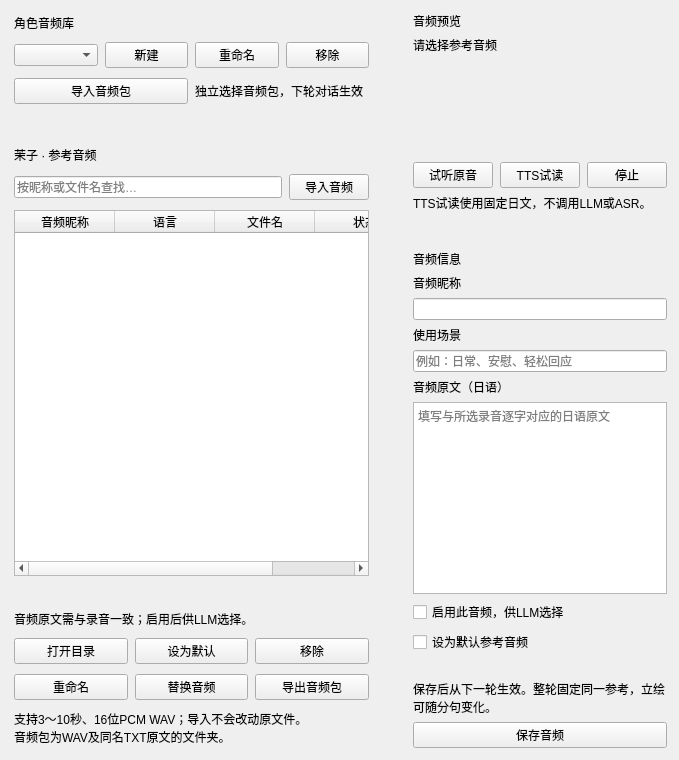
<?xml version="1.0" encoding="UTF-8"?>
<ui version="4.0">
  <class>AudioResourcesPage</class>
  <widget class="QWidget" name="audioResourcesPage">
    <property name="pageContent" stdset="0">
      <bool>true</bool>
    </property>
    <layout class="QHBoxLayout" name="audioResourceColumns" stretch="7,4">
      <property name="leftMargin">
        <number>0</number>
      </property>
      <property name="topMargin">
        <number>0</number>
      </property>
      <property name="rightMargin">
        <number>0</number>
      </property>
      <property name="bottomMargin">
        <number>0</number>
      </property>
      <property name="spacing">
        <number>18</number>
      </property>
      <item>
        <widget class="QWidget" name="audioResourceLeft">
          <layout class="QVBoxLayout" name="audioResourceLeftLayout" stretch="0,1">
            <property name="leftMargin">
              <number>0</number>
            </property>
            <property name="topMargin">
              <number>0</number>
            </property>
            <property name="rightMargin">
              <number>0</number>
            </property>
            <property name="bottomMargin">
              <number>0</number>
            </property>
            <property name="spacing">
              <number>14</number>
            </property>
            <item>
              <widget class="QFrame" name="audioPackCard">
                <property name="uiCard" stdset="0">
                  <bool>true</bool>
                </property>
                <layout class="QVBoxLayout" name="audioPackCardLayout">
                  <property name="leftMargin">
                    <number>14</number>
                  </property>
                  <property name="topMargin">
                    <number>14</number>
                  </property>
                  <property name="rightMargin">
                    <number>14</number>
                  </property>
                  <property name="bottomMargin">
                    <number>14</number>
                  </property>
                  <property name="spacing">
                    <number>10</number>
                  </property>
                  <item>
                    <widget class="QLabel" name="audioPackCardTitle">
                      <property name="text">
                        <string>角色音频库</string>
                      </property>
                      <property name="textFormat">
                        <enum>Qt::TextFormat::PlainText</enum>
                      </property>
                      <property name="cardTitle" stdset="0">
                        <bool>true</bool>
                      </property>
                    </widget>
                  </item>
                  <item>
                    <widget class="QWidget" name="audioPackRow">
                      <layout class="QHBoxLayout" name="audioPackRowLayout">
                        <property name="leftMargin">
                          <number>0</number>
                        </property>
                        <property name="topMargin">
                          <number>0</number>
                        </property>
                        <property name="rightMargin">
                          <number>0</number>
                        </property>
                        <property name="bottomMargin">
                          <number>0</number>
                        </property>
                        <property name="spacing">
                          <number>7</number>
                        </property>
                        <item>
                          <widget class="QComboBox" name="audioPackCombo" />
                        </item>
                        <item>
                          <widget class="QPushButton" name="audioNewPackButton">
                            <property name="text">
                              <string>新建</string>
                            </property>
                          </widget>
                        </item>
                        <item>
                          <widget class="QPushButton" name="audioRenamePackButton">
                            <property name="text">
                              <string>重命名</string>
                            </property>
                          </widget>
                        </item>
                        <item>
                          <widget class="QPushButton" name="audioRemovePackButton">
                            <property name="text">
                              <string>移除</string>
                            </property>
                          </widget>
                        </item>
                      </layout>
                    </widget>
                  </item>
                  <item>
                    <widget class="QWidget" name="audioPackActions">
                      <layout class="QHBoxLayout" name="audioPackActionsLayout">
                        <property name="leftMargin">
                          <number>0</number>
                        </property>
                        <property name="topMargin">
                          <number>0</number>
                        </property>
                        <property name="rightMargin">
                          <number>0</number>
                        </property>
                        <property name="bottomMargin">
                          <number>0</number>
                        </property>
                        <property name="spacing">
                          <number>7</number>
                        </property>
                        <item>
                          <widget class="QPushButton" name="audioImportPackButton">
                            <property name="text">
                              <string>导入音频包</string>
                            </property>
                            <property name="accent" stdset="0">
                              <string>blue</string>
                            </property>
                          </widget>
                        </item>
                        <item>
                          <widget class="QLabel" name="audioPackHint">
                            <property name="text">
                              <string>独立选择音频包，下轮对话生效</string>
                            </property>
                            <property name="tone" stdset="0">
                              <string>muted</string>
                            </property>
                            <property name="textFormat">
                              <enum>Qt::TextFormat::PlainText</enum>
                            </property>
                            <property name="wordWrap">
                              <bool>true</bool>
                            </property>
                          </widget>
                        </item>
                      </layout>
                    </widget>
                  </item>
                </layout>
              </widget>
            </item>
            <item>
              <widget class="QFrame" name="audioLibraryCard">
                <property name="uiCard" stdset="0">
                  <bool>true</bool>
                </property>
                <layout class="QVBoxLayout" name="audioLibraryCardLayout">
                  <property name="leftMargin">
                    <number>14</number>
                  </property>
                  <property name="topMargin">
                    <number>14</number>
                  </property>
                  <property name="rightMargin">
                    <number>14</number>
                  </property>
                  <property name="bottomMargin">
                    <number>14</number>
                  </property>
                  <property name="spacing">
                    <number>10</number>
                  </property>
                  <item>
                    <widget class="QLabel" name="audioLibraryCardTitle">
                      <property name="text">
                        <string>茉子 · 参考音频</string>
                      </property>
                      <property name="textFormat">
                        <enum>Qt::TextFormat::PlainText</enum>
                      </property>
                      <property name="cardTitle" stdset="0">
                        <bool>true</bool>
                      </property>
                    </widget>
                  </item>
                  <item>
                    <widget class="QWidget" name="audioSearchRow">
                      <layout class="QHBoxLayout" name="audioSearchRowLayout">
                        <property name="leftMargin">
                          <number>0</number>
                        </property>
                        <property name="topMargin">
                          <number>0</number>
                        </property>
                        <property name="rightMargin">
                          <number>0</number>
                        </property>
                        <property name="bottomMargin">
                          <number>0</number>
                        </property>
                        <property name="spacing">
                          <number>7</number>
                        </property>
                        <item>
                          <widget class="QLineEdit" name="audioSearchEdit">
                            <property name="placeholderText">
                              <string>按昵称或文件名查找…</string>
                            </property>
                          </widget>
                        </item>
                        <item>
                          <widget class="QPushButton" name="audioImportButton">
                            <property name="text">
                              <string>导入音频</string>
                            </property>
                            <property name="accent" stdset="0">
                              <string>blue</string>
                            </property>
                          </widget>
                        </item>
                      </layout>
                    </widget>
                  </item>
                  <item>
                    <widget class="QTableWidget" name="audioResourceTable">
                      <property name="alternatingRowColors">
                        <bool>true</bool>
                      </property>
                      <property name="showGrid">
                        <bool>false</bool>
                      </property>
                      <column>
                        <property name="text">
                          <string>音频昵称</string>
                        </property>
                      </column>
                      <column>
                        <property name="text">
                          <string>语言</string>
                        </property>
                      </column>
                      <column>
                        <property name="text">
                          <string>文件名</string>
                        </property>
                      </column>
                      <column>
                        <property name="text">
                          <string>状态</string>
                        </property>
                      </column>
                    </widget>
                  </item>
                  <item>
                    <widget class="QLabel" name="audioResourceCount">
                      <property name="text">
                        <string />
                      </property>
                      <property name="tone" stdset="0">
                        <string>muted</string>
                      </property>
                      <property name="textFormat">
                        <enum>Qt::TextFormat::PlainText</enum>
                      </property>
                    </widget>
                  </item>
                  <item>
                    <widget class="QLabel" name="audioResourceStatus">
                      <property name="text">
                        <string>音频原文需与录音一致；启用后供LLM选择。</string>
                      </property>
                      <property name="tone" stdset="0">
                        <string>muted</string>
                      </property>
                      <property name="textFormat">
                        <enum>Qt::TextFormat::PlainText</enum>
                      </property>
                      <property name="wordWrap">
                        <bool>true</bool>
                      </property>
                    </widget>
                  </item>
                  <item>
                    <widget class="QWidget" name="audioResourceActions1">
                      <layout class="QHBoxLayout" name="audioResourceActions1Layout">
                        <property name="leftMargin">
                          <number>0</number>
                        </property>
                        <property name="topMargin">
                          <number>0</number>
                        </property>
                        <property name="rightMargin">
                          <number>0</number>
                        </property>
                        <property name="bottomMargin">
                          <number>0</number>
                        </property>
                        <property name="spacing">
                          <number>7</number>
                        </property>
                        <item>
                          <widget class="QPushButton" name="audioOpenFolderButton">
                            <property name="text">
                              <string>打开目录</string>
                            </property>
                          </widget>
                        </item>
                        <item>
                          <widget class="QPushButton" name="audioDefaultButton">
                            <property name="text">
                              <string>设为默认</string>
                            </property>
                          </widget>
                        </item>
                        <item>
                          <widget class="QPushButton" name="audioRemoveButton">
                            <property name="text">
                              <string>移除</string>
                            </property>
                            <property name="accent" stdset="0">
                              <string>danger</string>
                            </property>
                          </widget>
                        </item>
                      </layout>
                    </widget>
                  </item>
                  <item>
                    <widget class="QWidget" name="audioResourceActions2">
                      <layout class="QHBoxLayout" name="audioResourceActions2Layout">
                        <property name="leftMargin">
                          <number>0</number>
                        </property>
                        <property name="topMargin">
                          <number>0</number>
                        </property>
                        <property name="rightMargin">
                          <number>0</number>
                        </property>
                        <property name="bottomMargin">
                          <number>0</number>
                        </property>
                        <property name="spacing">
                          <number>7</number>
                        </property>
                        <item>
                          <widget class="QPushButton" name="audioRenameButton">
                            <property name="text">
                              <string>重命名</string>
                            </property>
                          </widget>
                        </item>
                        <item>
                          <widget class="QPushButton" name="audioReplaceButton">
                            <property name="text">
                              <string>替换音频</string>
                            </property>
                          </widget>
                        </item>
                        <item>
                          <widget class="QPushButton" name="audioExportPackButton">
                            <property name="text">
                              <string>导出音频包</string>
                            </property>
                          </widget>
                        </item>
                      </layout>
                    </widget>
                  </item>
                  <item>
                    <widget class="QLabel" name="audioImportHint">
                      <property name="text">
                        <string>支持3～10秒、16位PCM WAV；导入不会改动原文件。
音频包为WAV及同名TXT原文的文件夹。</string>
                      </property>
                      <property name="tone" stdset="0">
                        <string>muted</string>
                      </property>
                      <property name="textFormat">
                        <enum>Qt::TextFormat::PlainText</enum>
                      </property>
                      <property name="wordWrap">
                        <bool>true</bool>
                      </property>
                    </widget>
                  </item>
                </layout>
              </widget>
            </item>
          </layout>
        </widget>
      </item>
      <item>
        <widget class="QWidget" name="audioResourceRight">
          <layout class="QVBoxLayout" name="audioResourceRightLayout">
            <property name="leftMargin">
              <number>0</number>
            </property>
            <property name="topMargin">
              <number>0</number>
            </property>
            <property name="rightMargin">
              <number>0</number>
            </property>
            <property name="bottomMargin">
              <number>0</number>
            </property>
            <property name="spacing">
              <number>14</number>
            </property>
            <item>
              <widget class="QFrame" name="audioPreviewCard">
                <property name="uiCard" stdset="0">
                  <bool>true</bool>
                </property>
                <layout class="QVBoxLayout" name="audioPreviewCardLayout">
                  <property name="leftMargin">
                    <number>12</number>
                  </property>
                  <property name="topMargin">
                    <number>12</number>
                  </property>
                  <property name="rightMargin">
                    <number>12</number>
                  </property>
                  <property name="bottomMargin">
                    <number>12</number>
                  </property>
                  <property name="spacing">
                    <number>6</number>
                  </property>
                  <item>
                    <widget class="QLabel" name="audioPreviewCardTitle">
                      <property name="text">
                        <string>音频预览</string>
                      </property>
                      <property name="textFormat">
                        <enum>Qt::TextFormat::PlainText</enum>
                      </property>
                      <property name="cardTitle" stdset="0">
                        <bool>true</bool>
                      </property>
                    </widget>
                  </item>
                  <item>
                    <widget class="QLabel" name="audioPreviewName">
                      <property name="text">
                        <string>请选择参考音频</string>
                      </property>
                      <property name="textFormat">
                        <enum>Qt::TextFormat::PlainText</enum>
                      </property>
                    </widget>
                  </item>
                  <item>
                    <widget class="QLabel" name="audioPreviewFile">
                      <property name="text">
                        <string />
                      </property>
                      <property name="tone" stdset="0">
                        <string>muted</string>
                      </property>
                      <property name="textFormat">
                        <enum>Qt::TextFormat::PlainText</enum>
                      </property>
                      <property name="wordWrap">
                        <bool>true</bool>
                      </property>
                    </widget>
                  </item>
                  <item>
                    <widget class="QLabel" name="audioWaveform">
                      <property name="minimumSize">
                        <size>
                          <width>0</width>
                          <height>56</height>
                        </size>
                      </property>
                      <property name="maximumHeight">
                        <number>56</number>
                      </property>
                    </widget>
                  </item>
                  <item>
                    <widget class="QLabel" name="audioPreviewMetadata">
                      <property name="text">
                        <string />
                      </property>
                      <property name="tone" stdset="0">
                        <string>muted</string>
                      </property>
                      <property name="textFormat">
                        <enum>Qt::TextFormat::PlainText</enum>
                      </property>
                    </widget>
                  </item>
                  <item>
                    <widget class="QWidget" name="audioPreviewButtons">
                      <layout class="QHBoxLayout" name="audioPreviewButtonsLayout">
                        <property name="leftMargin">
                          <number>0</number>
                        </property>
                        <property name="topMargin">
                          <number>0</number>
                        </property>
                        <property name="rightMargin">
                          <number>0</number>
                        </property>
                        <property name="bottomMargin">
                          <number>0</number>
                        </property>
                        <property name="spacing">
                          <number>7</number>
                        </property>
                        <item>
                          <widget class="QPushButton" name="audioRawPreviewButton">
                            <property name="text">
                              <string>试听原音</string>
                            </property>
                          </widget>
                        </item>
                        <item>
                          <widget class="QPushButton" name="audioTTSPreviewButton">
                            <property name="text">
                              <string>TTS试读</string>
                            </property>
                            <property name="accent" stdset="0">
                              <string>blue</string>
                            </property>
                          </widget>
                        </item>
                        <item>
                          <widget class="QPushButton" name="audioStopPreviewButton">
                            <property name="text">
                              <string>停止</string>
                            </property>
                          </widget>
                        </item>
                      </layout>
                    </widget>
                  </item>
                  <item>
                    <widget class="QLabel" name="audioPreviewStatus">
                      <property name="text">
                        <string>TTS试读使用固定日文，不调用LLM或ASR。</string>
                      </property>
                      <property name="tone" stdset="0">
                        <string>muted</string>
                      </property>
                      <property name="textFormat">
                        <enum>Qt::TextFormat::PlainText</enum>
                      </property>
                      <property name="wordWrap">
                        <bool>true</bool>
                      </property>
                    </widget>
                  </item>
                </layout>
              </widget>
            </item>
            <item>
              <widget class="QFrame" name="audioInfoCard">
                <property name="uiCard" stdset="0">
                  <bool>true</bool>
                </property>
                <layout class="QVBoxLayout" name="audioInfoCardLayout">
                  <property name="leftMargin">
                    <number>12</number>
                  </property>
                  <property name="topMargin">
                    <number>12</number>
                  </property>
                  <property name="rightMargin">
                    <number>12</number>
                  </property>
                  <property name="bottomMargin">
                    <number>12</number>
                  </property>
                  <property name="spacing">
                    <number>6</number>
                  </property>
                  <item>
                    <widget class="QLabel" name="audioInfoCardTitle">
                      <property name="text">
                        <string>音频信息</string>
                      </property>
                      <property name="textFormat">
                        <enum>Qt::TextFormat::PlainText</enum>
                      </property>
                      <property name="cardTitle" stdset="0">
                        <bool>true</bool>
                      </property>
                    </widget>
                  </item>
                  <item>
                    <widget class="QLabel" name="audioNameLabel">
                      <property name="text">
                        <string>音频昵称</string>
                      </property>
                      <property name="textFormat">
                        <enum>Qt::TextFormat::PlainText</enum>
                      </property>
                    </widget>
                  </item>
                  <item>
                    <widget class="QLineEdit" name="audioNicknameEdit" />
                  </item>
                  <item>
                    <widget class="QLabel" name="audioSceneLabel">
                      <property name="text">
                        <string>使用场景</string>
                      </property>
                      <property name="textFormat">
                        <enum>Qt::TextFormat::PlainText</enum>
                      </property>
                    </widget>
                  </item>
                  <item>
                    <widget class="QLineEdit" name="audioSceneEdit">
                      <property name="placeholderText">
                        <string>例如：日常、安慰、轻松回应</string>
                      </property>
                    </widget>
                  </item>
                  <item>
                    <widget class="QLabel" name="audioPromptLabel">
                      <property name="text">
                        <string>音频原文（日语）</string>
                      </property>
                      <property name="textFormat">
                        <enum>Qt::TextFormat::PlainText</enum>
                      </property>
                    </widget>
                  </item>
                  <item>
                    <widget class="QPlainTextEdit" name="audioPromptEdit">
                      <property name="placeholderText">
                        <string>填写与所选录音逐字对应的日语原文</string>
                      </property>
                      <property name="minimumSize">
                        <size>
                          <width>0</width>
                          <height>68</height>
                        </size>
                      </property>
                      <property name="maximumHeight">
                        <number>90</number>
                      </property>
                    </widget>
                  </item>
                  <item>
                    <widget class="QCheckBox" name="audioEnabledCheck">
                      <property name="text">
                        <string>启用此音频，供LLM选择</string>
                      </property>
                    </widget>
                  </item>
                  <item>
                    <widget class="QCheckBox" name="audioDefaultCheck">
                      <property name="text">
                        <string>设为默认参考音频</string>
                      </property>
                    </widget>
                  </item>
                  <item>
                    <widget class="QLabel" name="audioAllowedNames">
                      <property name="text">
                        <string />
                      </property>
                      <property name="tone" stdset="0">
                        <string>muted</string>
                      </property>
                      <property name="textFormat">
                        <enum>Qt::TextFormat::PlainText</enum>
                      </property>
                      <property name="wordWrap">
                        <bool>true</bool>
                      </property>
                    </widget>
                  </item>
                  <item>
                    <widget class="QLabel" name="audioTurnHint">
                      <property name="text">
                        <string>保存后从下一轮生效。整轮固定同一参考，立绘可随分句变化。</string>
                      </property>
                      <property name="tone" stdset="0">
                        <string>muted</string>
                      </property>
                      <property name="textFormat">
                        <enum>Qt::TextFormat::PlainText</enum>
                      </property>
                      <property name="wordWrap">
                        <bool>true</bool>
                      </property>
                    </widget>
                  </item>
                  <item>
                    <widget class="QPushButton" name="audioSaveButton">
                      <property name="text">
                        <string>保存音频</string>
                      </property>
                      <property name="accent" stdset="0">
                        <string>pink</string>
                      </property>
                    </widget>
                  </item>
                </layout>
              </widget>
            </item>
          </layout>
        </widget>
      </item>
    </layout>
  </widget>
  <resources />
  <connections />
</ui>
